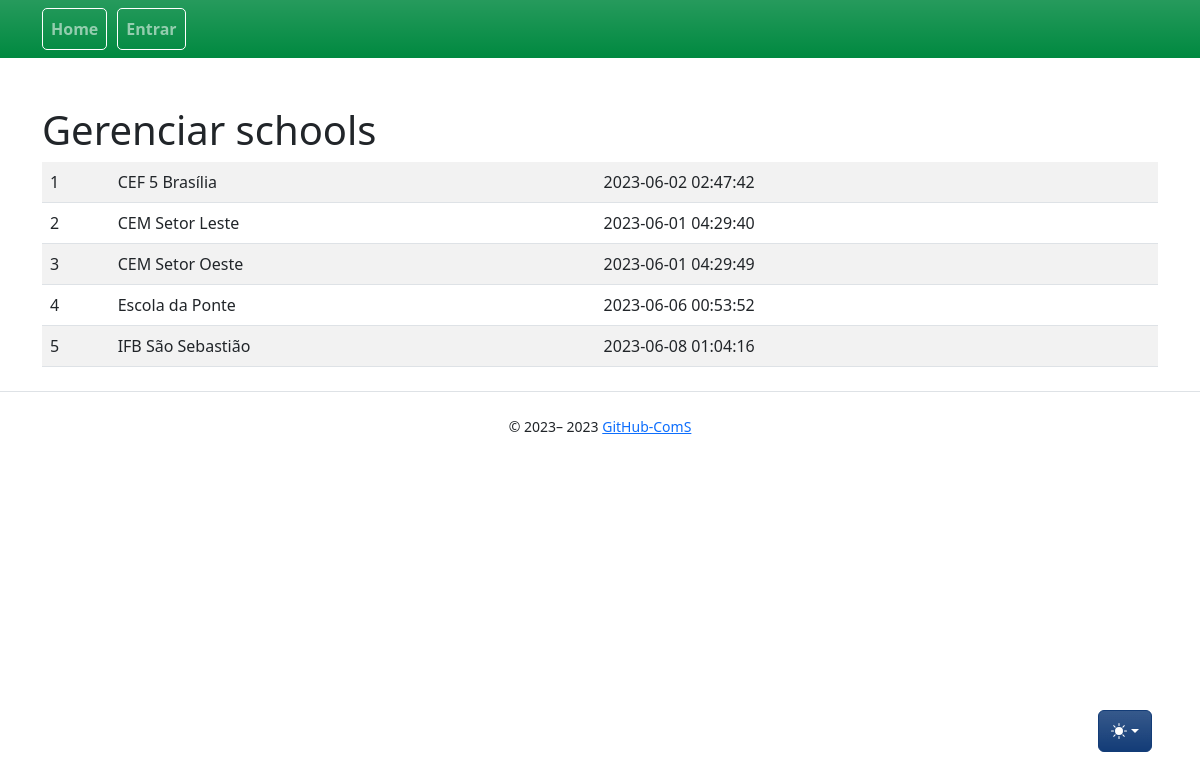
Screenshot of /schools/ with the database file from the repository.
### app/models/school.py (models this page shows, shortened)
class School(db.Model):
    __tablename__ = "school"
    id = db.Column(db.Integer, primary_key=True)
    title = db.Column(db.String)
    rating = db.Column(db.String)
    description = db.Column(db.String)
    release_date = db.Column(db.DateTime)
    created_at = db.Column(db.DateTime, nullable=False, default=func.now())
    updated_at = db.Column(
        db.DateTime, nullable=False, default=func.now(), onupdate=func.now()
        )

### app/controllers/schools_controllers.py (the view)
@bp.route("/", methods=["GET"])
def index():
    schools = School.query.all()
    return render_template(_j.index, entities=schools, **properties)

### app/templates/schools/index.jinja2 (shortened to what this page needs)
{% extends "base.jinja2" %}
{% from 'bootstrap5/utils.html' import render_icon %}
{% from 'macros/component_confirm_modal.jinja2' import confirmModalMacro, confirmModalScript %}
{% block head %}
{{ super() }}
{% endblock %}
{% block content %}
<div class="table-wrapper">
    <div class="table-title">
        <div class="row">
            <div class="col-sm-6">
                <h1>Gerenciar {{collection_name}}</h1>
            </div>
            <div class="col-sm-6">
            </div>
        </div>
    </div>
    <table class="table table-striped table-hover">
        <tbody>
            {% for entity in entities %}
            <tr>
                {% for field in list_fields %}
                <td>{{ entity[field] }}</td>
                {% endfor %}
                <td>
                    <a class="btn" href="{{ url_for('schools.show', id=entity.id) }}" title="View"> {{
                        render_icon('search') }} </a>
                </td>
            </tr>
            {% endfor %}
        </tbody>
    </table>
</div>
{% endblock %}

### rows the page displays
School: id "1" "CEF 5 Brasília" "2023-06-02 02:47:42"
School: id "2" "CEM Setor Leste" "2023-06-01 04:29:40"
School: id "3" "CEM Setor Oeste" "2023-06-01 04:29:49"
School: id "4" "Escola da Ponte" "2023-06-06 00:53:52"
School: id "5" "IFB São Sebastião" "2023-06-08 01:04:16"

### other values shown
{{ render_nav_item('main.index', 'Home') }} "Home"
{{ render_nav_item('auth.login', 'Entrar') }} "Entrar"
{{ collection_name }} "schools"
